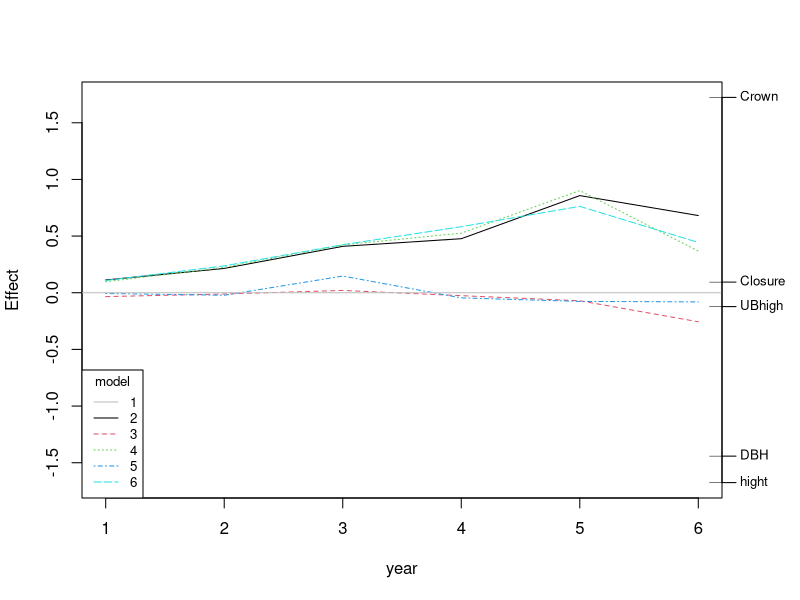

The R source for this figure:
## ---- chunk 1
cihuai = read.table("PRC analysis data.txt", header = T, sep="\t", fileEncoding="UTF-16")
head(cihuai)
## ---- chunk 2
library(vegan)
?prc #查看prc用法
## ---- chunk 3
year = gl(6, 18, labels =  c(1, 2, 3, 4, 5, 6))
model = factor(rep(c(1,1,1,2,2,2,3,3,3,4,4,4,5,5,5,6,6,6), 6))
cihuai = cihuai[,c(3,4,5,6,7)]
## ---- chunk 4
prc.res = prc(cihuai, model, year)
summary(prc.res)
## ---- chunk 5
plot(prc.res)
